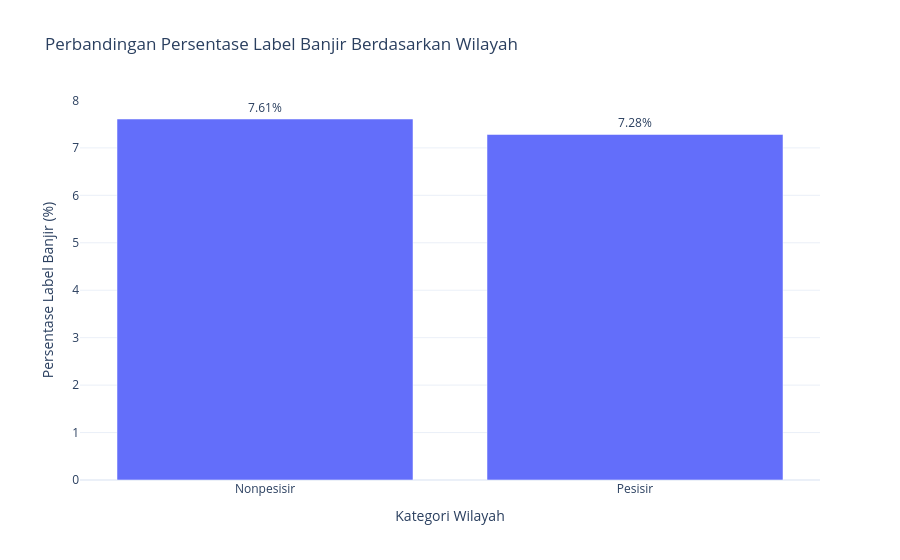

Here is the notebook cell this chart was saved with:
### Code cell
# ANALISIS SPASIAL: WILAYAH PESISIR DAN NONPESISIR

analisis_pesisir = (
    df.group_by("coastal")
    .agg(
        pl.len().alias("jumlah_observasi"),
        pl.col("flood_label").sum().alias("jumlah_label_banjir"),
        (
            pl.col("flood_label").mean() * 100
        ).alias("persentase_label_banjir")
    )
    .sort("coastal")
)

# MEMBERIKAN NAMA KATEGORI WILAYAH
analisis_pesisir = analisis_pesisir.with_columns(
    pl.when(pl.col("coastal") == 0)
    .then(pl.lit("Nonpesisir"))
    .when(pl.col("coastal") == 1)
    .then(pl.lit("Pesisir"))
    .alias("kategori_wilayah")
)

print("=== PERBANDINGAN PESISIR DAN NONPESISIR ===")
print(analisis_pesisir)

# VISUALISASI 4
fig4 = px.bar(
    analisis_pesisir.to_pandas(),
    x="kategori_wilayah",
    y="persentase_label_banjir",
    text="persentase_label_banjir",
    title="Perbandingan Persentase Label Banjir Berdasarkan Wilayah",
    labels={
        "kategori_wilayah": "Kategori Wilayah",
        "persentase_label_banjir": "Persentase Label Banjir (%)"
    },
    hover_data=[
        "jumlah_observasi",
        "jumlah_label_banjir"
    ]
)

fig4.update_traces(
    texttemplate="%{text:.2f}%",
    textposition="outside"
)

fig4.update_layout(
    template="plotly_white",
    yaxis_title="Persentase Label Banjir (%)"
)

fig4.show()

### Figure 1 — Plotly figure (JSON) as saved in the notebook; plotly's stock layout.template omitted (floating-point values rounded to 4 significant figures)
{"data": [{"customdata": [[116000.0, 8824.0], [1036000.0, 75490.0]], "hovertemplate": "Kategori Wilayah=%{x}<br>Persentase Label Banjir (%)=%{text}<br>jumlah_observasi=%{customdata[0]}<br>jumlah_label_banjir=%{customdata[1]}<extra></extra>", "legendgroup": "", "marker": {"color": "#636efa", "pattern": {"shape": ""}}, "name": "", "orientation": "v", "showlegend": false, "text": [7.609, 7.283], "textposition": "outside", "texttemplate": "%{text:.2f}%", "type": "bar", "x": ["Nonpesisir", "Pesisir"], "xaxis": "x", "y": [7.609, 7.283], "yaxis": "y"}], "layout": {"barmode": "relative", "legend": {"tracegroupgap": 0}, "title": {"text": "Perbandingan Persentase Label Banjir Berdasarkan Wilayah"}, "xaxis": {"anchor": "y", "domain": [0, 1], "title": {"text": "Kategori Wilayah"}}, "yaxis": {"anchor": "x", "domain": [0, 1], "title": {"text": "Persentase Label Banjir (%)"}}}}
